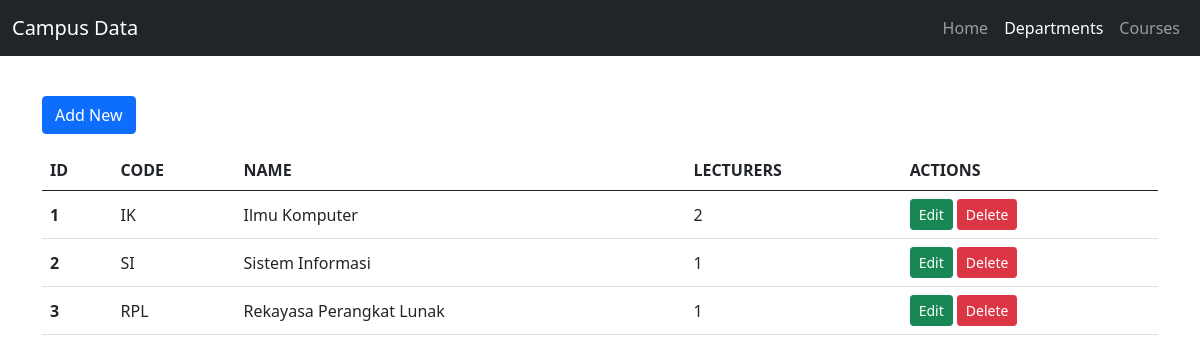
/tp_mvc25/index.php?page=departments, run on the app's committed database.
### tables this page shows
CREATE TABLE `departments` (
  `id`   INT NOT NULL AUTO_INCREMENT,
  `code` VARCHAR(10) NOT NULL,
  `name` VARCHAR(100) NOT NULL,
  PRIMARY KEY (`id`),
  UNIQUE KEY `uq_departments_code` (`code`)
);

### tp_mvc25/controllers/DepartmentController.php (called while the page is built, shortened)
<?php
require_once __DIR__ . '/../models/Department.php';
require_once __DIR__ . '/../views/DepartmentView.php';
class DepartmentController extends BaseController
{
    private Department $departments;
    private DepartmentView $view;
    public function __construct()
    {
        $this->departments = new Department();
        $this->view        = new DepartmentView();
    }
    public function index(): void
    {
        $this->render('Departments', 'departments', $this->view->index($this->departments->getAll()));
    }
}

### tp_mvc25/index.php (called while the page is built, shortened)
<?php
require_once __DIR__ . '/controllers/DepartmentController.php';
$action = $_GET['action'] ?? 'index';
$controller = new $routes[$page]();
$controller->$action();

### tp_mvc25/models/DB.php (called while the page is built, shortened)
<?php
class DB
{
    private static ?mysqli $conn = null;
    public static function connect(): mysqli
    {
        if (self::$conn === null) {
            self::$conn = new mysqli(DB_HOST, DB_USER, DB_PASS, DB_NAME);
            self::$conn->set_charset("utf8mb4");
        }
        return self::$conn;
    }
    public static function select(string $sql, string $types = "", array $params = []): array
    {
        $stmt = self::run($sql, $types, $params);
        $rows = $stmt->get_result()->fetch_all(MYSQLI_ASSOC);
        return $rows;
    }
    private static function run(string $sql, string $types, array $params): mysqli_stmt
    {
        $stmt = self::connect()->prepare($sql);
        $stmt->execute();
        return $stmt;
    }
}

### tp_mvc25/models/Department.php (called while the page is built, shortened)
<?php
require_once __DIR__ . "/DB.php";
class Department
{
    public function getAll(): array
    {
        return DB::select(
            "SELECT d.id, d.code, d.name, COUNT(l.id) AS lecturer_count
             FROM departments d
             LEFT JOIN lecturers l ON l.department_id = d.id
             GROUP BY d.id, d.code, d.name
             ORDER BY d.id"
        );
    }
}

### tp_mvc25/controllers/BaseController.php (called while the page is built, shortened)
<?php
require_once __DIR__ . '/../views/Template.php';
abstract class BaseController
{
    protected function render(string $title, string $active, string $content): void
    {
        $flash = $_SESSION['flash'] ?? null;
        Template::page($title, $active, $content, $flash);
    }
}

### tp_mvc25/views/DepartmentView.php (the view, shortened to what this page needs)
<?php
require_once __DIR__ . '/Template.php';
class DepartmentView
{
    public function index(array $rows): string
    {
        $e = 'Template::e';
        $html  = '<a class="btn btn-primary my-3" href="index.php?page=departments&action=create">Add New</a>';
        $html .= '<table class="table table-hover align-middle"><thead><tr>'
            . '<th>ID</th><th>CODE</th><th>NAME</th><th>LECTURERS</th><th>ACTIONS</th>'
            . '</tr></thead><tbody>';
        foreach ($rows as $r) {
            $html .= '<tr>'
                . '<th>' . $e($r['id']) . '</th>'
                . '<td>' . $e($r['code']) . '</td>'
                . '<td>' . $e($r['name']) . '</td>'
                . '<td>' . $e($r['lecturer_count']) . '</td>'
                . '<td>' . Template::rowActions('departments', (int) $r['id'], 'Hapus program studi ini? Dosen terkait tidak ikut terhapus.') . '</td>'
                . '</tr>';
        }
        return $html . '</tbody></table>';
    }
}

### tp_mvc25/views/Template.php (shortened to what this page needs)
<?php
class Template
{
    public static function e($value): string
    {
        return htmlspecialchars((string) $value, ENT_QUOTES, 'UTF-8');
    }
    public static function page(string $title, string $active, string $content, ?array $flash = null): void
    {
        $menu = [
            'lecturers'   => 'Home',
            'departments' => 'Departments',
            'courses'     => 'Courses',
        ];
        ?>
<!doctype html>
<html lang="en">
<head>
  <link href="assets/css/bootstrap.min.css" rel="stylesheet">
</head>
<body>
  <nav class="navbar navbar-expand-lg navbar-dark bg-dark">
    <div class="container-fluid">
      <a class="navbar-brand" href="index.php">Campus Data</a>
      <ul class="navbar-nav">
        <?php foreach ($menu as $key => $label): ?>
          <li class="nav-item">
            <a class="nav-link <?= $key === $active ? 'active' : '' ?>" href="index.php?page=<?= $key ?>"><?= $label ?></a>
          </li>
        <?php endforeach; ?>
      </ul>
    </div>
  </nav>
  <div class="container my-4">
    <?= $content ?>
  </div>
</body>
</html>
        <?php
    }
    public static function rowActions(string $page, int $id, string $confirm): string
    {
        return '<a class="btn btn-success btn-sm" href="index.php?page=' . $page . '&action=edit&id=' . $id . '">Edit</a> '
            . '<form method="post" action="index.php?page=' . $page . '&action=delete" class="d-inline" '
            . 'onsubmit="return confirm(\'' . self::e($confirm) . '\')">'
            . '<input type="hidden" name="id" value="' . $id . '">'
            . '<button type="submit" class="btn btn-danger btn-sm">Delete</button></form>';
    }
}

### data on the page
departments: id "1", code "IK", name "Ilmu Komputer", lecturer_count "2"
departments: id "2", code "SI", name "Sistem Informasi", lecturer_count "1"
departments: id "3", code "RPL", name "Rekayasa Perangkat Lunak", lecturer_count "1"

### other printed values
$label "Home"
$label "Departments"
$label "Courses"
